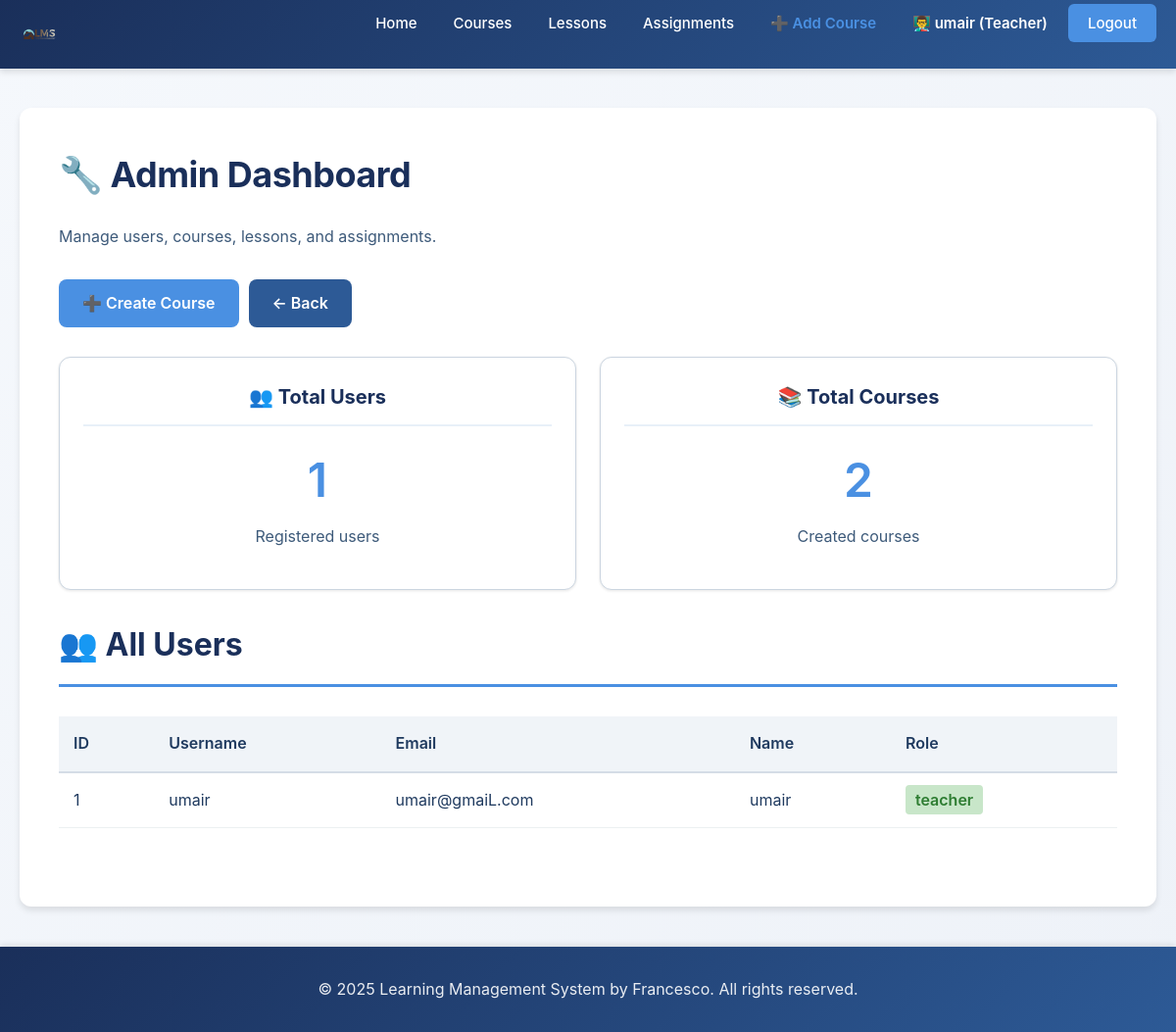
The app's page /admin_dashboard (signed in), older data.
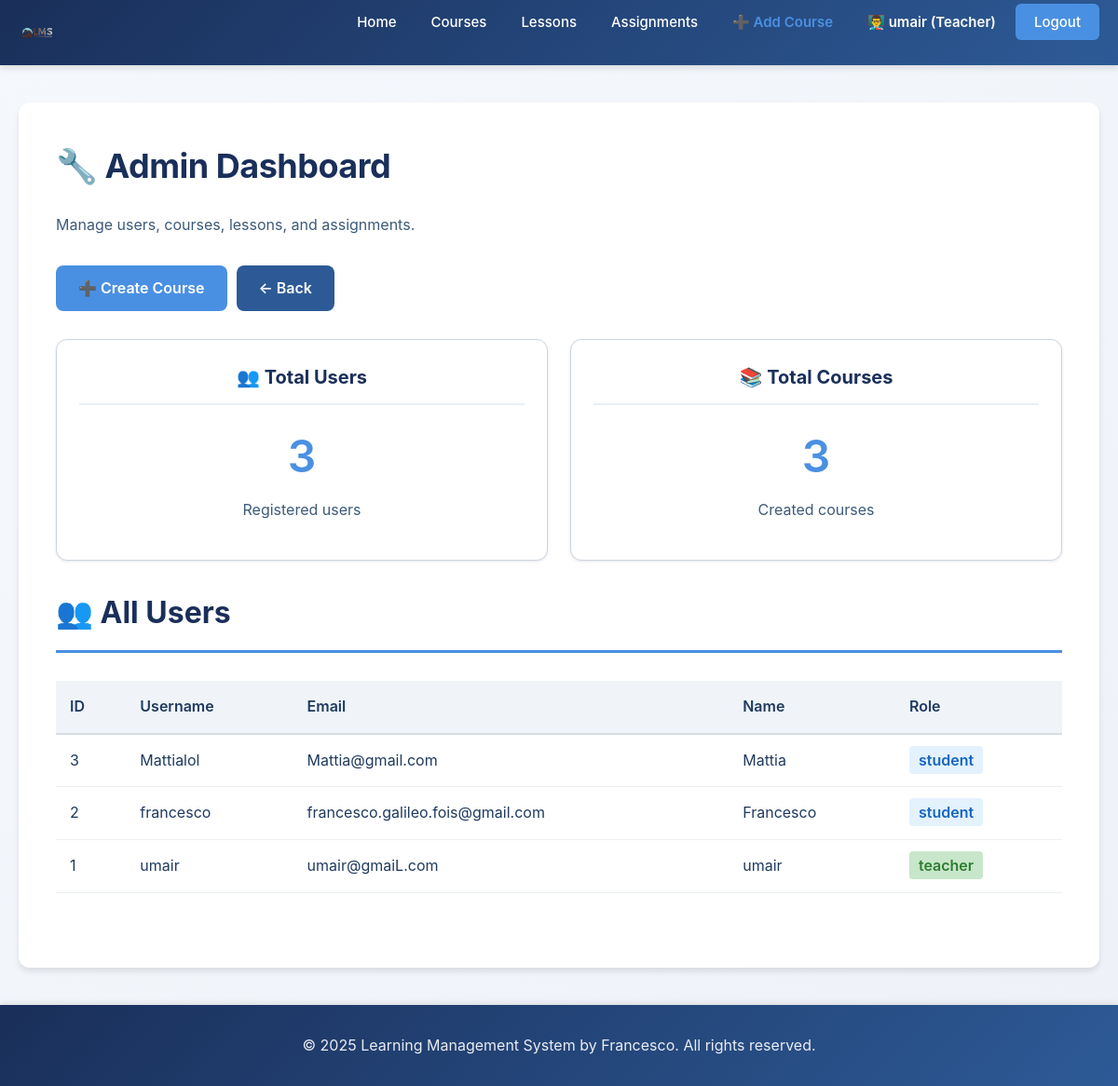
The same page, newer data.
### tables this page shows
CREATE TABLE users (
            -- Unique identifier for each user (auto-incrementing primary key)
            id INTEGER PRIMARY KEY AUTOINCREMENT,
            -- Username must be unique (no two users can have same username)
            username TEXT NOT NULL UNIQUE,
            -- Email must be unique (no two users can have same email)
            email TEXT NOT NULL UNIQUE,
            -- Password stored as hashed string (never plain text)
            password TEXT NOT NULL,
            -- Full name of the user
            full_name TEXT NOT NULL,
            -- User role: either 'student' or 'teacher'
            role TEXT NOT NULL DEFAULT 'student',
            -- Timestamp when account was created (automatic)
            created_at TIMESTAMP DEFAULT CURRENT_TIMESTAMP,
            -- Timestamp of last login
            last_login TIMESTAMP
        );

### app.py (the view)
@app.route("/admin_dashboard")
def admin_dashboard():
    if 'user_id' not in session:
        return redirect(url_for('login'))
    if session.get('role') != 'teacher':
        return redirect(url_for('home'))
    try:
        conn = get_db_connection()
        cursor = conn.cursor()
        cursor.execute("SELECT COUNT(*) as count FROM users")
        users_count = cursor.fetchone()['count']
        cursor.execute("SELECT COUNT(*) as count FROM courses")
        courses_count = cursor.fetchone()['count']
        cursor.execute("SELECT * FROM users ORDER BY created_at DESC LIMIT 10")
        users = cursor.fetchall()
        cursor.execute("SELECT * FROM courses ORDER BY created_at DESC LIMIT 10")
        courses = cursor.fetchall()
        conn.close()
        return render_template('admin_dashboard.html',
                             users_count=users_count,
                             courses_count=courses_count,
                             users=users,
                             courses=courses)
    except Exception as e:
        return render_template('admin_dashboard.html', error='Error loading admin data')

### app.py (called while the page is built)
def get_db_connection(db_name="lms.db"):
    conn = sqlite3.connect(db_name)
    conn.row_factory = sqlite3.Row
    return conn

### templates/admin_dashboard.html (shortened to what this page needs)
{% extends 'base.html' %}
{% block content %}
    <h1>🔧 Admin Dashboard</h1>
    <p>Manage users, courses, lessons, and assignments.</p>
    <div style="margin: 30px 0; display: flex; gap: 10px;">
        <a href="{{ url_for('create_course') }}" class="btn btn-primary">➕ Create Course</a>
        <a href="{{ url_for('teacher_dashboard') }}" class="btn btn-secondary">← Back</a>
    </div>
    <div class="grid mt-30">
        <div class="card" style="text-align: center;">
            <div class="card-header">👥 Total Users</div>
            <div class="card-body">
                <h2 style="color: var(--accent-blue); font-size: 48px; margin: 0;">{{ users|length or 0 }}</h2>
                <p>Registered users</p>
            </div>
        </div>
        <div class="card" style="text-align: center;">
            <div class="card-header">📚 Total Courses</div>
            <div class="card-body">
                <h2 style="color: var(--accent-blue); font-size: 48px; margin: 0;">{{ courses_count or 0 }}</h2>
                <p>Created courses</p>
            </div>
        </div>
    </div>
    <div class="section mt-30">
        <h2 class="section-title">👥 All Users</h2>
        {% if users %}
            <div style="overflow-x: auto; margin-top: 20px;">
                <table style="width: 100%; border-collapse: collapse; background: white; border-radius: 8px;">
                    <thead>
                        <tr style="background: #f0f4f8; border-bottom: 2px solid #d4dce6;">
                            <th style="padding: 15px; text-align: left; font-weight: 600;">ID</th>
                            <th style="padding: 15px; text-align: left; font-weight: 600;">Username</th>
                            <th style="padding: 15px; text-align: left; font-weight: 600;">Email</th>
                            <th style="padding: 15px; text-align: left; font-weight: 600;">Name</th>
                            <th style="padding: 15px; text-align: left; font-weight: 600;">Role</th>
                        </tr>
                    </thead>
                    <tbody>
                        {% for user in users %}
                            <tr style="border-bottom: 1px solid #ecf0f1;">
                                <td style="padding: 15px;">{{ user.id }}</td>
                                <td style="padding: 15px;">{{ user.username }}</td>
                                <td style="padding: 15px;">{{ user.email }}</td>
                                <td style="padding: 15px;">{{ user.full_name }}</td>
                                <td style="padding: 15px;">
                                    {% if user.role == 'teacher' %}
                                        <span style="background: #c8e6c9; color: #2e7d32; padding: 5px 10px; border-radius: 4px; font-weight: 600;">{{ user.role }}</span>
                                    {% else %}
                                        <span style="background: #e3f2fd; color: #1565c0; padding: 5px 10px; border-radius: 4px; font-weight: 600;">{{ user.role }}</span>
                                    {% endif %}
                                </td>
                            </tr>
                        {% endfor %}
                    </tbody>
                </table>
            </div>
        {% else %}
            <p class="text-muted">No users found.</p>
        {% endif %}
    </div>
{% endblock %}

### templates/base.html (shortened to what this page needs)
<!DOCTYPE html>
<html lang="en">
<head>
    <link rel="stylesheet" href="{{ url_for('static', filename='style.css') }}">
</head>
<body>
    <nav class="navbar">
        <div class="nav-container">
            <div class="nav-logo">
                <a href="{{ url_for('home') }}" style="display: flex; align-items: center; gap: 8px; text-decoration: none; color: white; font-weight: 600; font-size: 18px;">
                    <img src="{{ url_for('static', filename='images/download.svg') }}" alt="LMS Logo" style="width: 40px; height: 40px;">
                </a>
            </div>
            <ul class="nav-menu">
                <li class="nav-item">
                    <a href="{{ url_for('home') }}" class="nav-link">Home</a>
                </li>
                <li class="nav-item">
                    <a href="{{ url_for('course') }}" class="nav-link">Courses</a>
                </li>
                <li class="nav-item">
                    <a href="{{ url_for('lessons') }}" class="nav-link">Lessons</a>
                </li>
                <li class="nav-item">
                    <a href="{{ url_for('assignments') }}" class="nav-link">Assignments</a>
                </li>
                {% if session.get('user_id') %}
                    {% if session.get('role') == 'teacher' %}
                        <li class="nav-item">
                            <a href="{{ url_for('create_course') }}" class="nav-link" style="color: #4a90e2; font-weight: 600;">➕ Add Course</a>
                        </li>
                    {% endif %}
                    <li class="nav-item" style="margin-left: auto;">
                        <span class="nav-link" style="cursor: default; font-weight: 600;">
                            {% if session.get('role') == 'teacher' %}
                                👨‍🏫 {{ session.get('full_name') }} (Teacher)
                            {% else %}
                                👤 {{ session.get('full_name') }} (Student)
                            {% endif %}
                        </span>
                    </li>
                    <li class="nav-item">
                        <a href="{{ url_for('logout') }}" class="nav-link nav-link-btn">Logout</a>
                    </li>
                {% endif %}
            </ul>
        </div>
    </nav>
    <main class="main-content">
        <section class="content">
            {% block content %}{% endblock %}
        </section>
    </main>
    <footer class="footer">
        <div class="footer-container">
            <p>&copy; 2025 Learning Management System by Francesco. All rights reserved.</p>
        </div>
    </footer>
</body>
</html>

### static/style.css (style rules this page uses)
:root { --primary-navy: #1a2f5a; --primary-blue: #2d5a96; --accent-blue: #4a90e2; --light-blue: #e8f0f8; --dark-text: #1f3a5f; --medium-text: #3d5a7a; --light-text: #6b8bb5; --white: #ffffff; --bg-light: #f5f8fc; --bg-lighter: #eef2f8; --border-color: #cbd5e0; --shadow-sm: 0 1px 3px rgba(0, 0, 0, 0.1); --shadow-md: 0 4px 6px rgba(0, 0, 0, 0.1); --shadow-lg: 0 10px 20px rgba(0, 0, 0, 0.15); --transition: all 0.3s ease; }
* { margin: 0; padding: 0; box-sizing: border-box; }
html, body { height: 100%; }
body { font-family: -apple-system, BlinkMacSystemFont, 'Segoe UI', 'Roboto', 'Oxygen', 'Ubuntu', 'Cantarell', 'Fira Sans', 'Droid Sans', 'Helvetica Neue', sans-serif; background: linear-gradient(135deg, #f5f8fc 0%, #eef2f8 100%); color: var(--dark-text); font-size: 16px; line-height: 1.6; min-height: 100vh; display: flex; flex-direction: column; }
.navbar { background: linear-gradient(135deg, var(--primary-navy) 0%, var(--primary-blue) 100%); box-shadow: var(--shadow-md); position: sticky; top: 0; z-index: 1000; }
.nav-container { max-width: 1200px; margin: 0 auto; padding: 0 20px; display: flex; justify-content: space-between; align-items: center; height: 70px; }
.nav-logo a { color: var(--white); font-size: 28px; font-weight: 700; text-decoration: none; letter-spacing: 1px; transition: var(--transition); }
.nav-menu { display: flex; list-style: none; gap: 5px; align-items: center; }
.nav-item { position: relative; }
.nav-link { color: var(--white); text-decoration: none; padding: 10px 16px; border-radius: 6px; transition: var(--transition); font-weight: 500; font-size: 15px; }
.nav-link-btn { background-color: var(--accent-blue); color: var(--white); padding: 10px 20px; }
body { display: flex; flex-direction: column; }
.main-content { flex: 1; max-width: 1200px; width: 100%; margin: 0 auto; padding: 40px 20px; }
.content { background: var(--white); border-radius: 12px; padding: 40px; box-shadow: var(--shadow-md); animation: fadeIn 0.4s ease-in; }
h1 { color: var(--primary-navy); font-size: 36px; font-weight: 700; margin-bottom: 20px; letter-spacing: -0.5px; }
h2 { color: var(--primary-blue); font-size: 28px; font-weight: 600; margin-bottom: 16px; margin-top: 24px; }
p { color: var(--medium-text); font-size: 16px; margin-bottom: 16px; line-height: 1.7; }
a { color: var(--accent-blue); text-decoration: none; transition: var(--transition); }
.btn { display: inline-block; padding: 12px 24px; border: none; border-radius: 8px; font-size: 16px; font-weight: 600; cursor: pointer; transition: var(--transition); text-decoration: none; text-align: center; }
.btn-primary { background-color: var(--accent-blue); color: var(--white); }
.btn-secondary { background-color: var(--primary-blue); color: var(--white); }
.card { background: var(--white); border-radius: 12px; padding: 24px; border: 1px solid var(--border-color); box-shadow: var(--shadow-sm); transition: var(--transition); }
.card-header { color: var(--primary-navy); font-size: 20px; font-weight: 700; margin-bottom: 12px; border-bottom: 2px solid var(--light-blue); padding-bottom: 12px; }
.card-body { color: var(--medium-text); line-height: 1.8; }
.section { margin-bottom: 40px; }
.section-title { color: var(--primary-navy); font-size: 32px; font-weight: 700; margin-bottom: 30px; border-bottom: 3px solid var(--accent-blue); padding-bottom: 15px; }
.grid { display: grid; grid-template-columns: repeat(auto-fit, minmax(300px, 1fr)); gap: 24px; margin-bottom: 30px; }
ul, ol { margin-left: 20px; margin-bottom: 16px; color: var(--medium-text); }
li { margin-bottom: 8px; line-height: 1.8; }
.footer { background: linear-gradient(135deg, var(--primary-navy) 0%, var(--primary-blue) 100%); color: var(--white); padding: 30px 20px; margin-top: auto; box-shadow: 0 -2px 6px rgba(0, 0, 0, 0.1); }
.footer-container { max-width: 1200px; margin: 0 auto; text-align: center; }
.footer p { color: var(--white); margin: 0; opacity: 0.9; }
.mt-30 { margin-top: 30px; }

Row changes from the older to the newer data that the page shows:
added users: id "3", username "Mattialol", email "Mattia@gmail.com", full_name "Mattia", role "student"
added users: id "2", username "francesco", email "francesco.galileo.fois@gmail.com", full_name "Francesco", role "student"
Text that changed along with them:
{{ users|length or 0 }}: "1" → "3"
{{ courses_count or 0 }}: "2" → "3"
